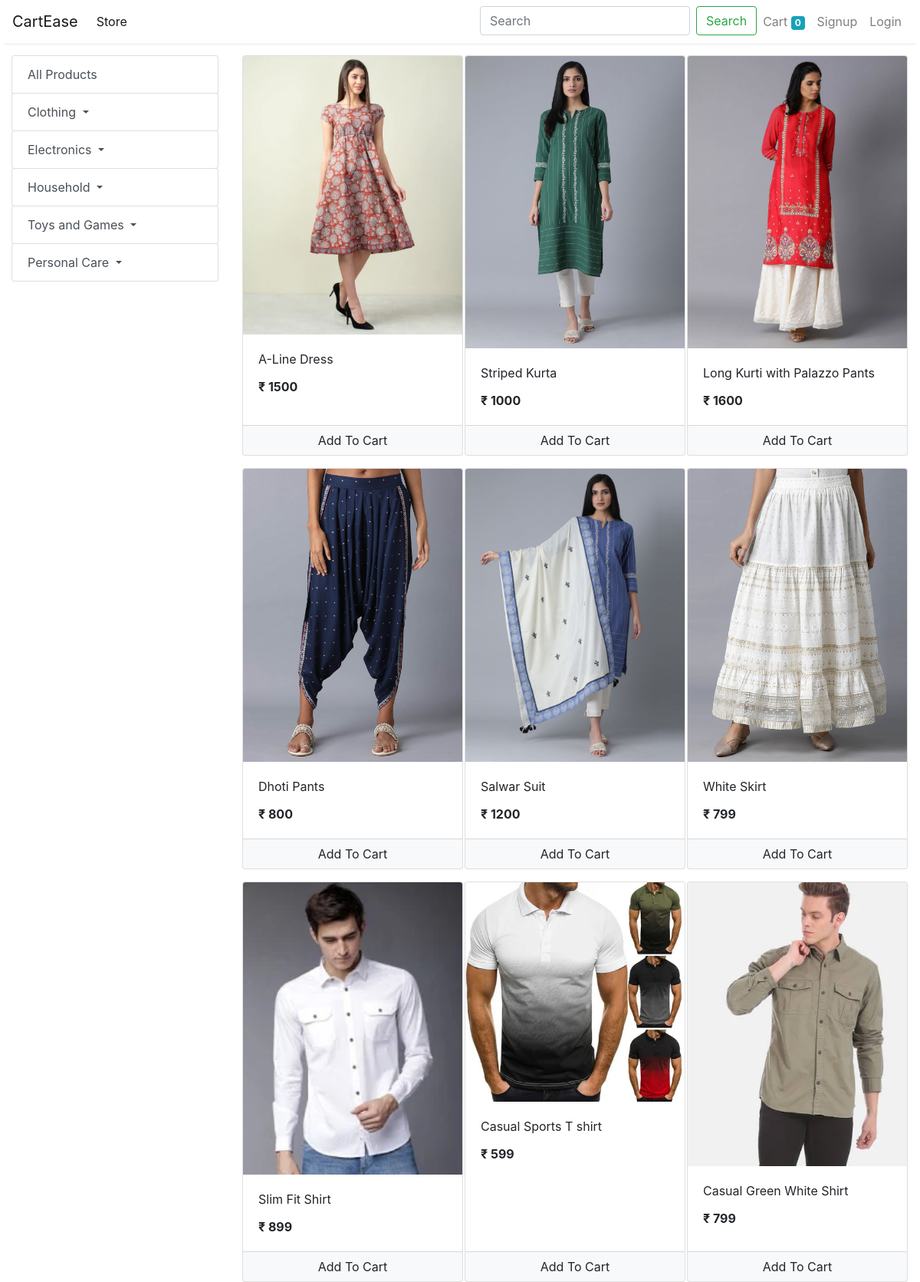
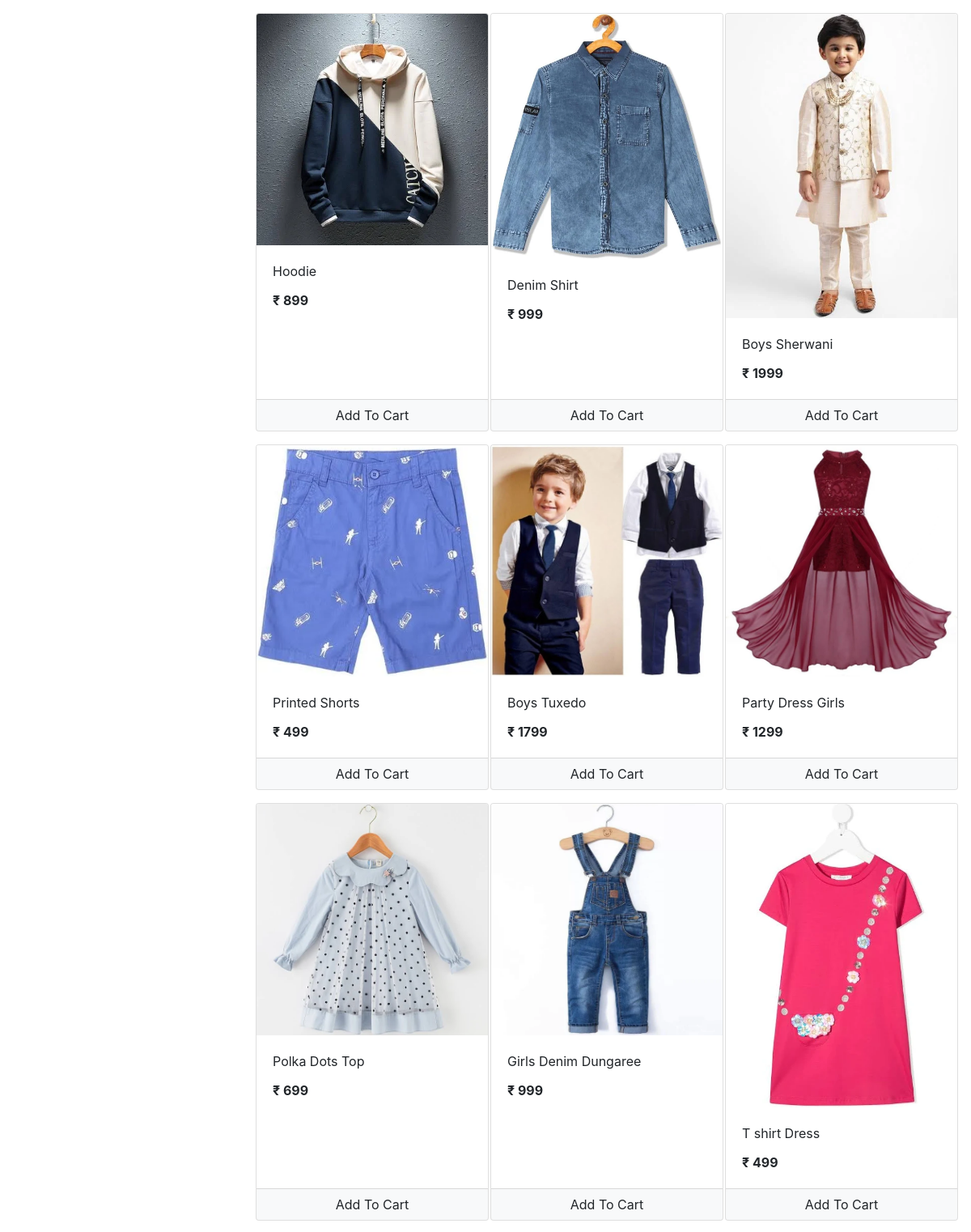
The app's page /store (upper part) with its own data (2 pictures, top to bottom).
### store/models/category.py (models this page shows, shortened)
class Category(models.Model):
    name = models.CharField(max_length=20)
    @staticmethod
    def get_all_categories():
        return Category.objects.all()

### store/models/products.py (models this page shows, shortened)
class Product(models.Model):
    name = models.CharField(max_length=50)
    price = models.IntegerField(default=0)
    category = models.ForeignKey(Category, on_delete=models.CASCADE,default=1)
    sub_category = models.ForeignKey(SubCategory, on_delete=models.CASCADE,default=1)
    description = models.CharField(max_length=50,default='',null = True,blank = True)
    image = models.ImageField(upload_to='uploads/product/')
    @staticmethod
    def get_all_products():
        return Product.objects.all()

### store/views/home.py (the view)
# urls.py: path('',include('store.urls'))
def store(request):
        cart = request.session.get('cart')
        if not cart:
            request.session['cart'] = {}
        products = None
        categories = Category.get_all_categories()
        categoryID = request.GET.get('category')
        subcategories = SubCategory.get_all_subcategories(categoryID)
        subcategoryID = request.GET.get('subcategory')
        if categoryID:
                products = Product.get_all_products_by_categoryid(categoryID)
        else:
            products = Product.get_all_products()
        if subcategoryID:
            products = Product.get_all_products_by_subcategoryid(subcategoryID, categoryID)
        data = {}
        data['products'] = products
        data['categories'] = categories
        data['subcategories'] = subcategories
        return render(request, 'index.html', data)

### store/models/subcategory.py (called while the page is built)
    @staticmethod
    def get_all_subcategories(category_id):
        return SubCategory.objects.filter()

### store/templatetags/cart.py (called while the page is built)
@register.filter(name='is_in_cart')
def is_in_cart(product, cart):
    keys = cart.keys()
    for id in keys:
        if int(id) == product.id:
            return True
    return False

### store/templatetags/custom_filter.py (called while the page is built)
@register.filter(name='currency')
def currency(number):
    return "₹ "+str(number)

### store/templates/index.html (shortened to what this page needs)
{% extends 'base.html' %}
{% block content %}
{% load cart %}
{% load custom_filter %}
<div class="container-fluid mt-3">
	<div class="row">
		<div class="col-lg-3 mx-auto">
			<div class="list-group">
				<a href="/store" class="list-group-item list-group-item-action">All Products</a>
				{% for category in categories %}
				<div class="dropdown">
  					<a class="list-group-item list-group-item-action btn btn-light dropdown-toggle" href="#!" role="button" id="dropdownMenuLink"
    					data-toggle="dropdown" aria-haspopup="true" aria-expanded="false">
    						{{category.name}}
					</a>
				</div>
				{% endfor %}
			</div>
		</div>
		<div id='products' class="col-lg-9 mx-auto">
			<div class="row mx-auto">
				{% for product in products %}
				<div class="card mx-auto mb-3" id={{product.id}} style="width: 18rem;">
					<img class="card-img-top" src="{{product.image.url}}" alt="Card image cap">
					<div class="card-body">
						<p class="card-title">{{product.name}}</p>
						<p class="card-text"><b>{{product.price|currency}}</b></p>
					</div>
					<div class="card-footer p-0 no-gutters">
						{% if product|is_in_cart:request.session.cart %}
						<div class="row no-gutters">
							<form action="/home#{{product.id}}" class="col-2 " method="post">
								{% csrf_token %}
								<input hidden type="text" name='product' value='{{product.id}}'>
								<input hidden type="text" name='remove' value='True'>
								<input type="submit" value=" - " class="btn btn-block btn-light border-right">
							</form>
							<div class="text-center col">{{product|cart_quantity:request.session.cart}} in Cart</div>
							<form action="/home#{{product.id}}" class="col-2 " method="post">
								{% csrf_token %}
								<input hidden type="text" name='product' value='{{product.id}}'>
								<input type="submit" value=" + " class="btn btn-block btn-light border-left">
							</form>
						</div>
						{% else %}
						<form action="/home#{{product.id}}" method="POST" class="btn-block">
							<input type="submit" class="float-right btn btn-light  form-control"
								value="Add To Cart">
						</form>
						{% endif %}
					</div>
				</div>
				{% endfor %}
			</div>
		</div>
	</div>
</div>
{% endblock %}

### records on screen
Category: name "Clothing"
Category: name "Electronics"
Category: name "Household"
Category: name "Toys and Games"
Category: name "Personal Care"
Product: image (picture), name "A-Line Dress", price "₹ 1500"
Product: image (picture), name "Striped Kurta", price "₹ 1000"
Product: image (picture), name "Long Kurti with Palazzo Pants", price "₹ 1600"
Product: image (picture), name "Dhoti Pants", price "₹ 800"
Product: image (picture), name "Salwar Suit", price "₹ 1200"
Product: image (picture), name "White Skirt", price "₹ 799"
Product: image (picture), name "Slim Fit Shirt", price "₹ 899"
Product: image (picture), name "Casual Sports T shirt", price "₹ 599"
Product: image (picture), name "Casual Green White Shirt", price "₹ 799"
Product: image (picture), name "Hoodie", price "₹ 899"
Product: image (picture), name "Denim Shirt", price "₹ 999"
Product: image (picture), name "Boys Sherwani", price "₹ 1999"
Product: image (picture), name "Printed Shorts", price "₹ 499"
Product: image (picture), name "Boys Tuxedo", price "₹ 1799"
Product: {{ product.id }} 18 (drawn), image (picture), name "Party Dress Girls", price "₹ 1299"
Product: image (picture), name "Polka Dots Top", price "₹ 699"
Product: image (picture), name "Girls Denim Dungaree", price "₹ 999"
Product: image (picture), name "T shirt Dress", price "₹ 499"

### other values on screen
{{ request.session.cart.keys|length }} "0"
